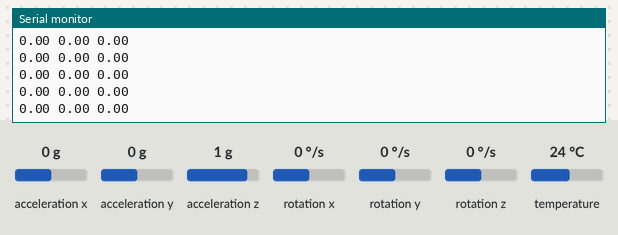
The program below on a simulated Arduino Mega 2560, built with avr-gcc and run on an emulated ATmega2560. On the bench: the last lines printed to the serial monitor. Inputs (shaded band) come from the test bench; at power-on: acceleration z 1 g, acceleration x 0 g, acceleration y 0 g, rotation x 0 °/s, rotation y 0 °/s, rotation z 0 °/s, temperature 24 °C.

Above: at 6.5 s.
6.6 s: acceleration z set to 0 g
At 7.4 s:
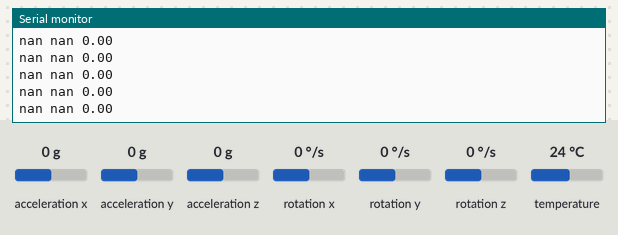
8.5 s: acceleration x set to 0.8 g
At 9.1 s:
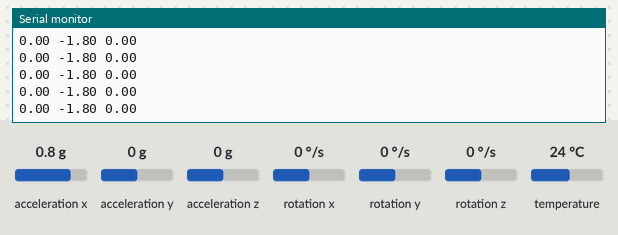
11.5 s: acceleration x set to 0 g
At 12.5 s:
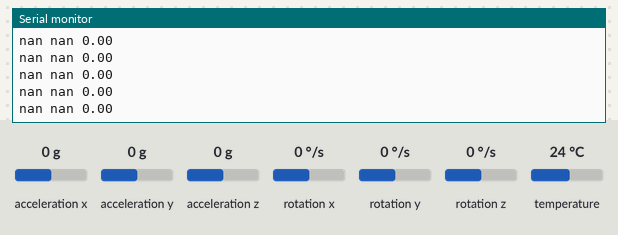

Measured:
- after the input at 6.6 s, the serial monitor: prints a new line at once (image 1)
- after the input at 8.5 s, the serial monitor: prints a new line at once (image 2)
- after the input at 11.5 s, the serial monitor: prints a new line at once (image 3)

The program:

main.cpp
```cpp
#include <Adafruit_MPU6050.h>
#include <Adafruit_Sensor.h>
#include <Wire.h>

#define NUMBER_SAMPLES 500
#define LOW_PASS_FILTER 0.02f
#define HIGH_PASS_FILTER 0.98f

Adafruit_MPU6050 mpu;

float yaw = 0;
float pitch = 0;
float roll = 0;

float xOffset = 0;
float yOffset = 0;
float zOffset = 0;

double deltaX;
double deltaY;

unsigned long last = 0;

void setup(void)
{
    Serial.begin(115200);
    while (!Serial)
        delay(10); // will pause Zero, Leonardo, etc until serial console opens

    Serial.println("Adafruit MPU6050 test!");

    // Try to initialize!
    if (!mpu.begin())
    {
        Serial.println("Failed to find MPU6050 chip");
        while (1)
        {
            delay(10);
        }
    }
    Serial.println("MPU6050 Found!");

    mpu.setAccelerometerRange(MPU6050_RANGE_8_G);
    mpu.setGyroRange(MPU6050_RANGE_250_DEG);
    mpu.setFilterBandwidth(MPU6050_BAND_260_HZ);

    Serial.println("");

    const int repetitions = 1000;

    for (int cal_int = 0; cal_int < repetitions; cal_int++)
    {
        sensors_event_t a, g, temp;
        mpu.getEvent(&a, &g, &temp);

        //Add the gyro x offset to the gyro_x_cal variable
        xOffset += g.gyro.x;
        //Add the gyro y offset to the gyro_y_cal variable
        yOffset += g.gyro.y;
        //Add the gyro z offset to the gyro_z_cal variable
        zOffset += g.gyro.z;
        //Delay 3us to have 250Hz for-loop
        delay(3);
    }

    xOffset /= repetitions;
    yOffset /= repetitions;
    zOffset /= repetitions;
    last = millis();
}

double length(double valueA, double valueB)
{
    return sqrt(pow(valueA, 2) + pow(valueB, 2));
}

void loop()
{

    /* Get new sensor events with the readings */
    sensors_event_t a, g, temp;
    mpu.getEvent(&a, &g, &temp);

    double deltaTime = (millis() - last) / 1000.0;

    deltaX += ((g.gyro.x - xOffset)) * deltaTime;
    deltaY += ((g.gyro.y - yOffset)) * deltaTime;

    //Filter accelerometer
    double accelerationX = atan(a.acceleration.y / length(a.acceleration.x, a.acceleration.z));
    double accelerationY = atan(-1 * a.acceleration.x / length(a.acceleration.y, a.acceleration.z));

    roll = HIGH_PASS_FILTER * deltaX + LOW_PASS_FILTER * accelerationX;
    pitch = HIGH_PASS_FILTER * deltaY + LOW_PASS_FILTER * accelerationY;
    yaw += ((g.gyro.z - zOffset)) * deltaTime;

    Serial.print(roll * RAD_TO_DEG);
    Serial.print(" ");
    Serial.print(pitch * RAD_TO_DEG);
    Serial.print(" ");
    Serial.println(yaw * RAD_TO_DEG);

    last = millis();
}
```
